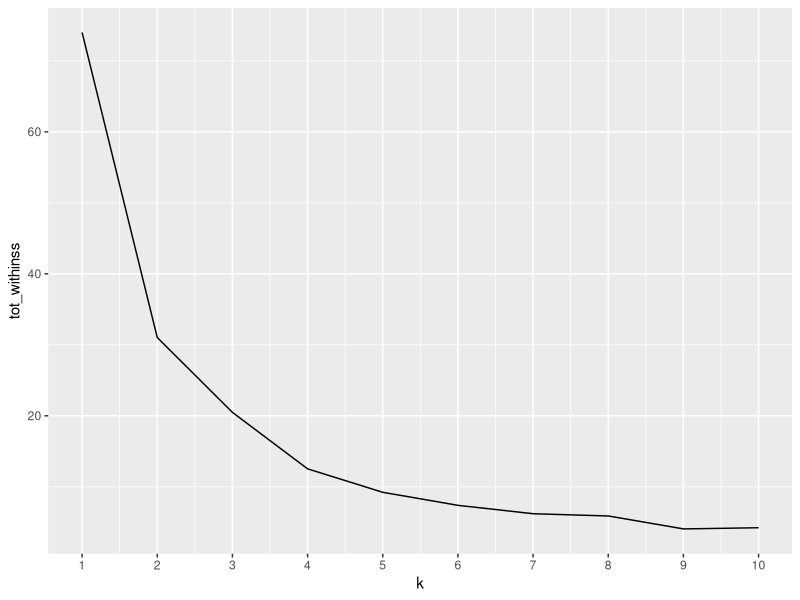
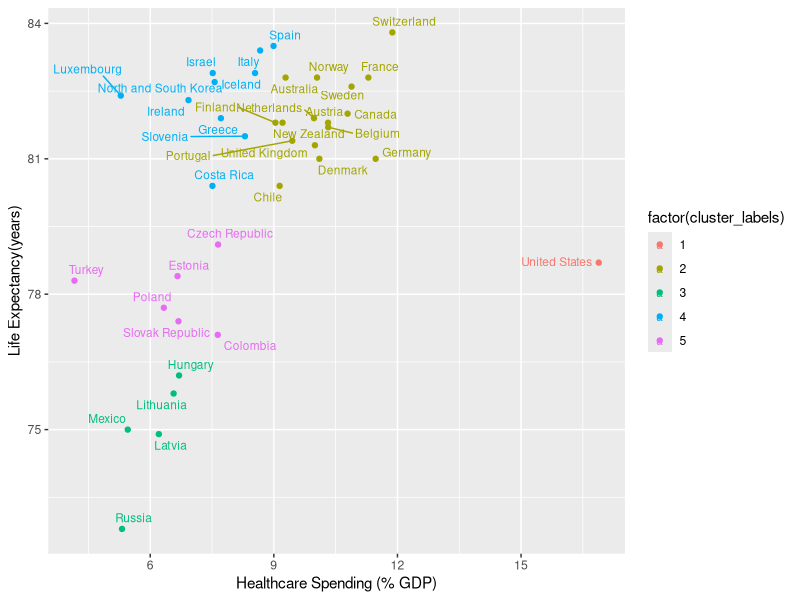

Here is the R script that generated these plots, in order:
# Set Current Working Directory
setwd("C:/Users/Charl/OneDrive/Documents/Education/Drexel/du_term_spring_23/INFO-332/Assignments/A2")

######################## Intro: Loading Data & Packages ########################
library(dplyr)
library(ggplot2)
library(ggrepel)
library(purrr)
library(ggplot2)

spending <- read.csv("healthcare_spending.csv")
expectancy <- read.csv("life_expectancy.csv")
country_codes <- read.csv("country_codes.csv")

######################## Creation Of Dataset ################################################
# Select only year 2018 in all databases
spending <- filter(spending, TIME == 2018)
expectancy <- filter(expectancy, TIME == 2018)

# Further Filtering of Databases for totals
spending <- filter(spending, MEASURE == "PC_GDP")
spending <- filter(spending, SUBJECT == "TOT")
expectancy <- filter(expectancy, SUBJECT == "TOT")

# Renaming country codes to location for easier merging
country_codes <- rename(country_codes, "LOCATION" = "CODE")

# Merging Columns 1:1 based on country code, LOCATION, and LOCATION.
df_final <- inner_join(spending, expectancy, by = "LOCATION")
df_final <- inner_join(df_final, country_codes, by = "LOCATION")

# Selecting only relevant columns
df_final <- select(df_final, "Value.x", "Value.y", "Country")

# Renaming columns
df_final <- rename(df_final, country = "Country", 
                   spending_pct_gdp = "Value.x",
                   life_expectancy = "Value.y")


# Dropping observations that have null values
df_final <- na.omit(df_final)

# Sorting Values
df_final <- df_final %>% arrange(desc(life_expectancy))
df_final

######################## Preparation of Data ################################################
# Selecting Columns to be clustered
df_cluster <- df_final %>% select(spending_pct_gdp, life_expectancy)

# Normalizing Data for clusterization
df_cluster <- scale(df_cluster[, c("spending_pct_gdp", "life_expectancy")])

######################## Cluster Analysis: Elbow Method for Optimal K. ################################################
# K-Means Elbow Analysis
tot_withinss <- map_dbl(1:10,  function(k){
  model <- kmeans(x = df_cluster, centers = k)
  model$tot.withinss})

# Generate a data frame containing both k and tot_withinss
elbow_df <- data.frame(
  k = 1:10,
  tot_withinss = tot_withinss
)

ggplot(elbow_df, aes(x = k, y = tot_withinss)) +
  geom_line() +
  scale_x_continuous(breaks = 1:10)
# Analysis: Seems as if the elbow point is 5. 5 will be our optimal k.

######################## Creating Cluster Data Frame with optimal k=5 ################################################
cluster_result <- kmeans(df_cluster, centers=5)
cluster_labels <- cluster_result$cluster
df_final$cluster_labels <- cluster_labels

######################## New Plot with Cluster Colors ################################################
plt <- ggplot(data=df_final, aes(x= spending_pct_gdp, y=life_expectancy, color = factor(cluster_labels))) + geom_point() 
plt <- plt + xlab("Healthcare Spending (% GDP)") + ylab("Life Expectancy(years)")
plt <- plt + geom_text_repel(aes(label = country), size=3, max.overlaps=20)
plt <- plt + scale_color_discrete()
plt

